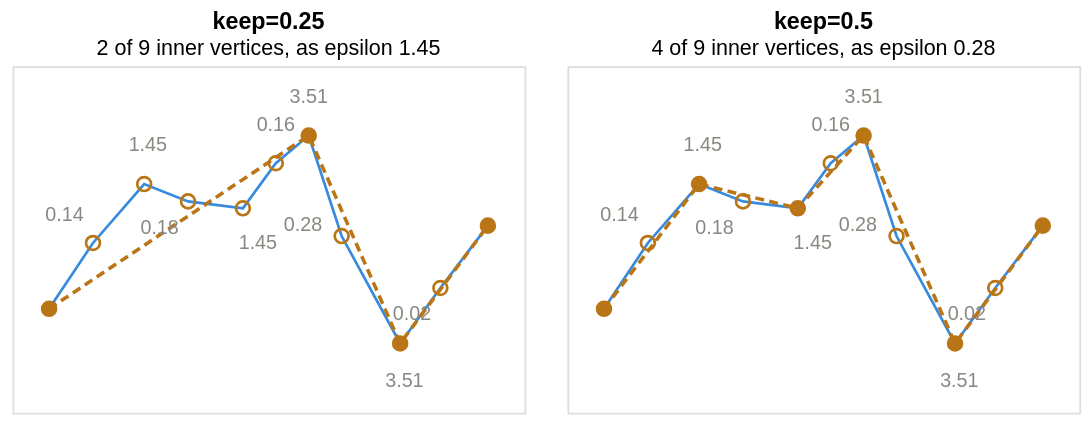

Write the Vega-Lite specification saved for this chart.
### Vega-Lite specification from a JSON file in a GitHub repository (floating-point values rounded to 4 significant figures)
{"config": {"view": {"continuousWidth": 400, "continuousHeight": 300, "fill": "transparent"}}, "hconcat": [{"layer": [{"mark": {"type": "line", "color": "#378ADD", "strokeWidth": 1.5}, "encoding": {"order": {"field": "o", "type": "quantitative"}, "x": {"axis": null, "field": "x", "scale": {"domain": [-0.5, 12.5]}, "type": "quantitative"}, "y": {"axis": null, "field": "y", "scale": {"domain": [-1.4, 7.4]}, "type": "quantitative"}}}, {"mark": {"type": "line", "color": "#BA7517", "strokeDash": [5, 3], "strokeWidth": 2}, "encoding": {"order": {"field": "o", "type": "quantitative"}, "x": {"axis": null, "field": "x", "scale": {"domain": [-0.5, 12.5]}, "type": "quantitative"}, "y": {"axis": null, "field": "y", "scale": {"domain": [-1.4, 7.4]}, "type": "quantitative"}}, "transform": [{"filter": "datum.kept"}]}, {"mark": {"type": "point", "color": "#BA7517", "opacity": 1, "size": 60, "strokeWidth": 1.5}, "encoding": {"fill": {"condition": {"test": "datum.kept", "value": "#BA7517"}, "value": null}, "order": {"field": "o", "type": "quantitative"}, "x": {"axis": null, "field": "x", "scale": {"domain": [-0.5, 12.5]}, "type": "quantitative"}, "y": {"axis": null, "field": "y", "scale": {"domain": [-1.4, 7.4]}, "type": "quantitative"}}}, {"mark": {"type": "text", "color": "#888780"}, "encoding": {"order": {"field": "o", "type": "quantitative"}, "text": {"field": "label", "type": "nominal"}, "x": {"field": "lx", "type": "quantitative"}, "y": {"field": "ly", "type": "quantitative"}}}], "data": {"name": "data-650cff8585aa75df51f491f86441dbf3"}, "height": 193.6, "title": {"text": "keep=0.25", "subtitle": "2 of 9 inner vertices, as epsilon 1.45"}, "width": 286}, {"layer": [{"mark": {"type": "line", "color": "#378ADD", "strokeWidth": 1.5}, "encoding": {"order": {"field": "o", "type": "quantitative"}, "x": {"axis": null, "field": "x", "scale": {"domain": [-0.5, 12.5]}, "type": "quantitative"}, "y": {"axis": null, "field": "y", "scale": {"domain": [-1.4, 7.4]}, "type": "quantitative"}}}, {"mark": {"type": "line", "color": "#BA7517", "strokeDash": [5, 3], "strokeWidth": 2}, "encoding": {"order": {"field": "o", "type": "quantitative"}, "x": {"axis": null, "field": "x", "scale": {"domain": [-0.5, 12.5]}, "type": "quantitative"}, "y": {"axis": null, "field": "y", "scale": {"domain": [-1.4, 7.4]}, "type": "quantitative"}}, "transform": [{"filter": "datum.kept"}]}, {"mark": {"type": "point", "color": "#BA7517", "opacity": 1, "size": 60, "strokeWidth": 1.5}, "encoding": {"fill": {"condition": {"test": "datum.kept", "value": "#BA7517"}, "value": null}, "order": {"field": "o", "type": "quantitative"}, "x": {"axis": null, "field": "x", "scale": {"domain": [-0.5, 12.5]}, "type": "quantitative"}, "y": {"axis": null, "field": "y", "scale": {"domain": [-1.4, 7.4]}, "type": "quantitative"}}}, {"mark": {"type": "text", "color": "#888780"}, "encoding": {"order": {"field": "o", "type": "quantitative"}, "text": {"field": "label", "type": "nominal"}, "x": {"field": "lx", "type": "quantitative"}, "y": {"field": "ly", "type": "quantitative"}}}], "data": {"name": "data-fc486ac2896d176da1fcd557c3b0f2d2"}, "height": 193.6, "title": {"text": "keep=0.5", "subtitle": "4 of 9 inner vertices, as epsilon 0.28"}, "width": 286}], "background": "transparent", "$schema": "https://vega.github.io/schema/vega-lite/v6.4.1.json", "datasets": {"data-650cff8585aa75df51f491f86441dbf3": [{"x": 0.0, "y": 1.0, "o": 0, "kept": true, "label": "", "lx": -1.046, "ly": 0.6593}, {"x": 1.2, "y": 2.9, "o": 1, "kept": false, "label": "0.14", "lx": 0.4222, "ly": 3.678}, {"x": 2.6, "y": 4.6, "o": 2, "kept": false, "label": "1.45", "lx": 2.7, "ly": 5.695}, {"x": 3.8, "y": 4.1, "o": 3, "kept": false, "label": "0.18", "lx": 3.022, "ly": 3.322}, {"x": 5.3, "y": 3.9, "o": 4, "kept": false, "label": "1.45", "lx": 5.709, "ly": 2.879}, {"x": 6.2, "y": 5.2, "o": 5, "kept": false, "label": "0.16", "lx": 6.2, "ly": 6.3}, {"x": 7.1, "y": 6.0, "o": 6, "kept": true, "label": "3.51", "lx": 7.1, "ly": 7.1}, {"x": 8.0, "y": 3.1, "o": 7, "kept": false, "label": "0.28", "lx": 6.942, "ly": 3.402}, {"x": 9.6, "y": 0.0, "o": 8, "kept": true, "label": "3.51", "lx": 9.716, "ly": -1.094}, {"x": 10.7, "y": 1.6, "o": 9, "kept": false, "label": "0.02", "lx": 9.922, "ly": 0.8222}, {"x": 12.0, "y": 3.4, "o": 10, "kept": true, "label": "", "lx": 13.05, "ly": 3.731}], "data-fc486ac2896d176da1fcd557c3b0f2d2": [{"x": 0.0, "y": 1.0, "o": 0, "kept": true, "label": "", "lx": -1.046, "ly": 0.6593}, {"x": 1.2, "y": 2.9, "o": 1, "kept": false, "label": "0.14", "lx": 0.4222, "ly": 3.678}, {"x": 2.6, "y": 4.6, "o": 2, "kept": true, "label": "1.45", "lx": 2.7, "ly": 5.695}, {"x": 3.8, "y": 4.1, "o": 3, "kept": false, "label": "0.18", "lx": 3.022, "ly": 3.322}, {"x": 5.3, "y": 3.9, "o": 4, "kept": true, "label": "1.45", "lx": 5.709, "ly": 2.879}, {"x": 6.2, "y": 5.2, "o": 5, "kept": false, "label": "0.16", "lx": 6.2, "ly": 6.3}, {"x": 7.1, "y": 6.0, "o": 6, "kept": true, "label": "3.51", "lx": 7.1, "ly": 7.1}, {"x": 8.0, "y": 3.1, "o": 7, "kept": false, "label": "0.28", "lx": 6.942, "ly": 3.402}, {"x": 9.6, "y": 0.0, "o": 8, "kept": true, "label": "3.51", "lx": 9.716, "ly": -1.094}, {"x": 10.7, "y": 1.6, "o": 9, "kept": false, "label": "0.02", "lx": 9.922, "ly": 0.8222}, {"x": 12.0, "y": 3.4, "o": 10, "kept": true, "label": "", "lx": 13.05, "ly": 3.731}]}}
